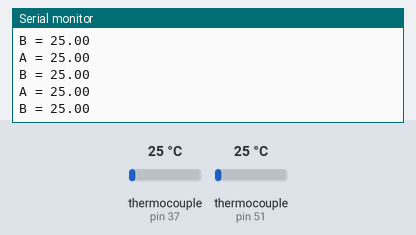
Bench run of a sketch on a simulated Arduino Mega 2560, built with avr-gcc and run on an emulated ATmega2560. Parts: the last lines printed to the serial monitor. The inputs (shaded band) are chosen by the test bench; at power-on: thermocouple (sensors on pin 37, pin 51) 25 °C.

Above: at 1.2 s.
1.3 s: thermocouple (sensor on pin 37) set to 6 °C
At 1.73 s:
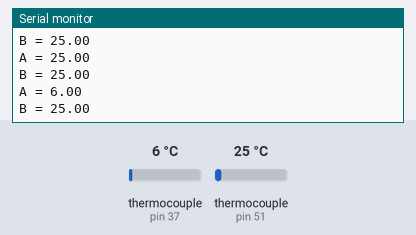
2.8 s: thermocouple (sensor on pin 51) set to 6 °C
At 3.02 s:
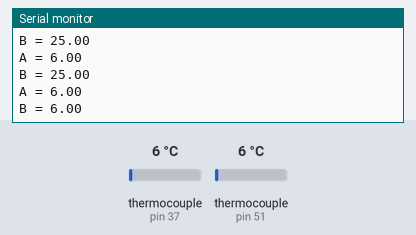
4.3 s: thermocouple (sensor on pin 37) set to 75 °C
At 4.3 s:
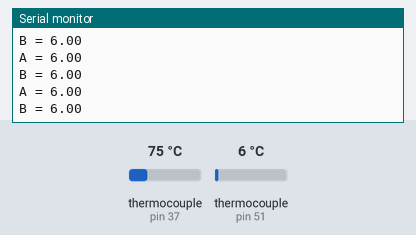
5.8 s: thermocouple (sensor on pin 51) set to 75 °C
At 5.85 s:
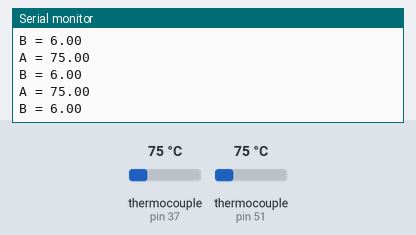
7.3 s: thermocouple (sensor on pin 37) set to 150 °C
At 7.39 s:
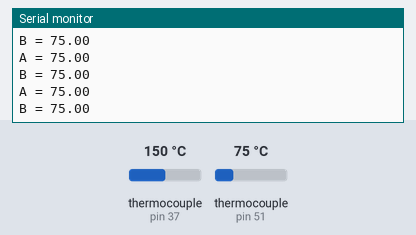
Timing chart, 0 to 10.3 s (numbered marks = the images above; inputs shaded):
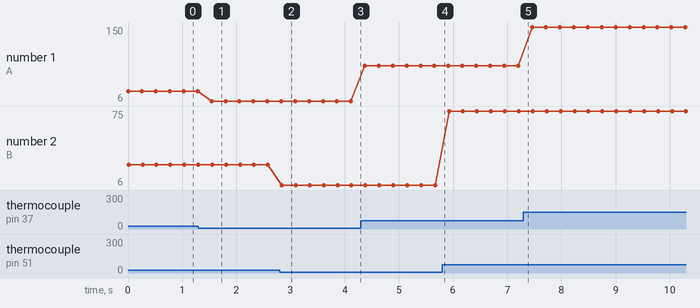

Measured:
- after the input at 1.3 s, the serial monitor: prints a new line after 0.24 s (image 1)
- after the input at 2.8 s, the serial monitor: prints a new line at once (image 2)
- plotted number 1: 25 → 6 after the input at 1.3 s, 6 → 75 after the input at 4.3 s, 75 → 150 after the input at 7.3 s

The sketch:

KTypeThermo.ino
```cpp
#include <max6675.h>


// ThermoCouple
int A_thermo_gnd_pin = 31;
int A_thermo_vcc_pin = 33;
int A_thermo_so_pin  = 35;
int A_thermo_cs_pin  = 37;
int A_thermo_sck_pin = 39;

int B_thermo_gnd_pin = 45;
int B_thermo_vcc_pin = 47;
int B_thermo_so_pin  = 49;
int B_thermo_cs_pin  = 51;
int B_thermo_sck_pin = 53;

MAX6675 A_thermocouple(A_thermo_sck_pin, A_thermo_cs_pin, A_thermo_so_pin);
MAX6675 B_thermocouple(B_thermo_sck_pin, B_thermo_cs_pin, B_thermo_so_pin);

void setup() {
  Serial.begin(9600);

  pinMode(A_thermo_vcc_pin, OUTPUT);
  pinMode(A_thermo_gnd_pin, OUTPUT);
  digitalWrite(A_thermo_vcc_pin, HIGH);
  digitalWrite(A_thermo_gnd_pin, LOW);

  pinMode(B_thermo_vcc_pin, OUTPUT);
  pinMode(B_thermo_gnd_pin, OUTPUT);
  digitalWrite(B_thermo_vcc_pin, HIGH);
  digitalWrite(B_thermo_gnd_pin, LOW);
}

void loop() {
   Serial.print("A = ");
   Serial.println(A_thermocouple.readCelsius());
   Serial.print("B = ");
   Serial.println(B_thermocouple.readCelsius());

   delay(255);
}
```
